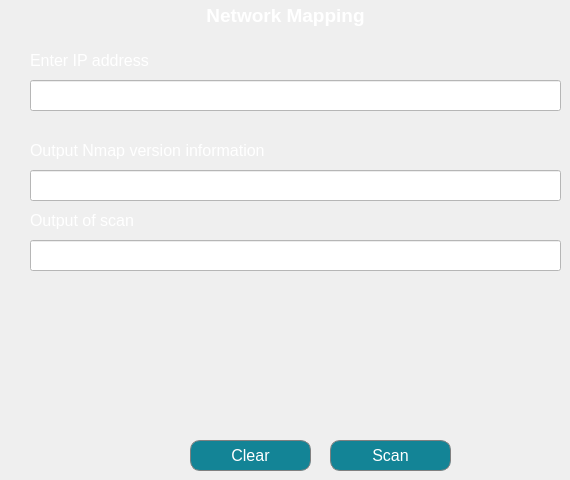
         <widget class="QWidget" name="PageShowPortNo">
          <widget class="QLabel" name="lblIPAdd">
           <property name="geometry">
            <rect>
             <x>30</x>
             <y>140</y>
             <width>241</width>
             <height>21</height>
            </rect>
           </property>
           <property name="font">
            <font>
             <pointsize>12</pointsize>
            </font>
           </property>
           <property name="styleSheet">
            <string notr="true">color: rgb(255, 255, 255);</string>
           </property>
           <property name="text">
            <string>Output Nmap version information</string>
           </property>
          </widget>
          <widget class="QLineEdit" name="txtOutputIPAdd">
           <property name="geometry">
            <rect>
             <x>30</x>
             <y>170</y>
             <width>531</width>
             <height>31</height>
            </rect>
           </property>
           <property name="font">
            <font>
             <pointsize>12</pointsize>
            </font>
           </property>
           <property name="layoutDirection">
            <enum>Qt::LeftToRight</enum>
           </property>
           <property name="styleSheet">
            <string notr="true">background-color: rgb(255, 255, 255);</string>
           </property>
          </widget>
          <widget class="QLabel" name="lblOutputPortStatus">
           <property name="geometry">
            <rect>
             <x>30</x>
             <y>210</y>
             <width>121</width>
             <height>21</height>
            </rect>
           </property>
           <property name="font">
            <font>
             <pointsize>12</pointsize>
            </font>
           </property>
           <property name="styleSheet">
            <string notr="true">color: rgb(255, 255, 255);</string>
           </property>
           <property name="text">
            <string>Output of scan</string>
           </property>
          </widget>
          <widget class="QLineEdit" name="txtOutputPortStatus">
           <property name="geometry">
            <rect>
             <x>30</x>
             <y>240</y>
             <width>531</width>
             <height>31</height>
            </rect>
           </property>
           <property name="font">
            <font>
             <pointsize>12</pointsize>
            </font>
           </property>
           <property name="layoutDirection">
            <enum>Qt::LeftToRight</enum>
           </property>
           <property name="styleSheet">
            <string notr="true">background-color: rgb(255, 255, 255);</string>
           </property>
          </widget>
          <widget class="QPushButton" name="btnScan_4">
           <property name="geometry">
            <rect>
             <x>330</x>
             <y>440</y>
             <width>121</width>
             <height>31</height>
            </rect>
           </property>
           <property name="font">
            <font>
             <pointsize>12</pointsize>
            </font>
           </property>
           <property name="styleSheet">
            <string notr="true">#btnScan_4{
border: 1px solid grey;
color: rgb(255, 255, 255);
border-radius:10px;
background-position: center;
background-color: #138496;
}

#btnScan_4:hover{
	color: rgb(255, 255, 255);
	background-color: #2F958D;
}

#btnScan_4:pressed {	
	background-color: white;
   color : black
}</string>
           </property>
           <property name="text">
            <string>Scan</string>
           </property>
          </widget>
          <widget class="QLabel" name="lblTitle_6">
           <property name="geometry">
            <rect>
             <x>20</x>
             <y>0</y>
             <width>531</width>
             <height>31</height>
            </rect>
           </property>
           <property name="font">
            <font>
             <pointsize>14</pointsize>
             <weight>75</weight>
             <bold>true</bold>
            </font>
           </property>
           <property name="styleSheet">
            <string notr="true">color: rgb(255, 255, 255);</string>
           </property>
           <property name="text">
            <string>Network Mapping</string>
           </property>
           <property name="alignment">
            <set>Qt::AlignCenter</set>
           </property>
          </widget>
          <widget class="QPushButton" name="btnClear_6">
           <property name="geometry">
            <rect>
             <x>190</x>
             <y>440</y>
             <width>121</width>
             <height>31</height>
            </rect>
           </property>
           <property name="font">
            <font>
             <pointsize>12</pointsize>
            </font>
           </property>
           <property name="styleSheet">
            <string notr="true">#btnClear_6{
border: 1px solid grey;
color: rgb(255, 255, 255);
border-radius:10px;
background-position: center;
background-color: #138496;
}

#btnClear_6:hover{
	color: rgb(255, 255, 255);
	background-color: #2F958D;
}

#btnClear_6:pressed {	
	background-color: white;
   color : black
}</string>
           </property>
           <property name="text">
            <string>Clear</string>
           </property>
          </widget>
          <widget class="QLabel" name="lblIPAdd_2">
           <property name="geometry">
            <rect>
             <x>30</x>
             <y>50</y>
             <width>121</width>
             <height>21</height>
            </rect>
           </property>
           <property name="font">
            <font>
             <pointsize>12</pointsize>
            </font>
           </property>
           <property name="styleSheet">
            <string notr="true">color: rgb(255, 255, 255);</string>
           </property>
           <property name="text">
            <string>Enter IP address</string>
           </property>
          </widget>
          <widget class="QLineEdit" name="txtInputIpAdd_2">
           <property name="geometry">
            <rect>
             <x>30</x>
             <y>80</y>
             <width>531</width>
             <height>31</height>
            </rect>
           </property>
           <property name="font">
            <font>
             <pointsize>12</pointsize>
            </font>
           </property>
           <property name="layoutDirection">
            <enum>Qt::LeftToRight</enum>
           </property>
           <property name="styleSheet">
            <string notr="true">background-color: rgb(255, 255, 255);</string>
           </property>
          </widget>
         </widget>
